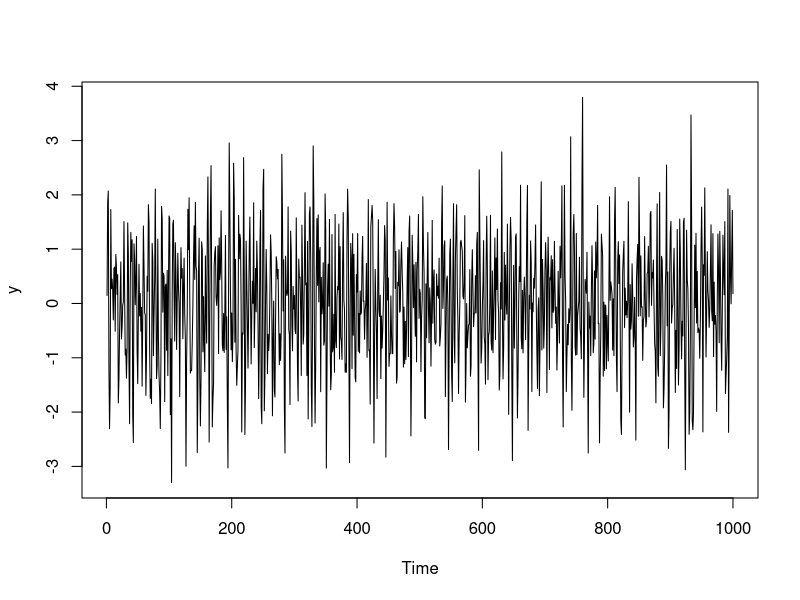
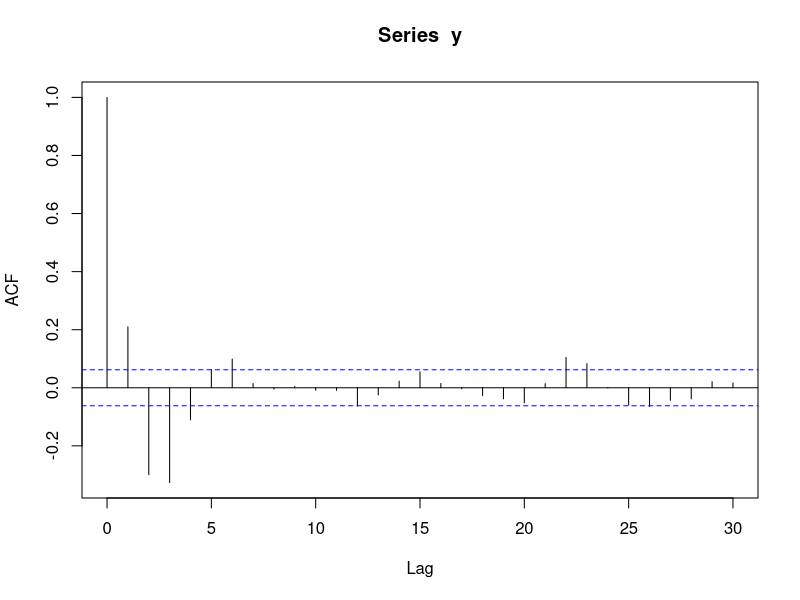
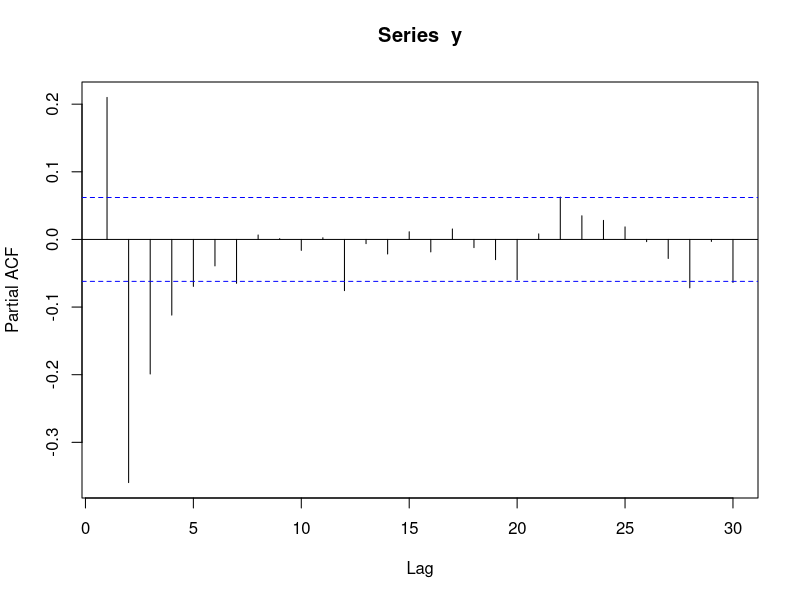
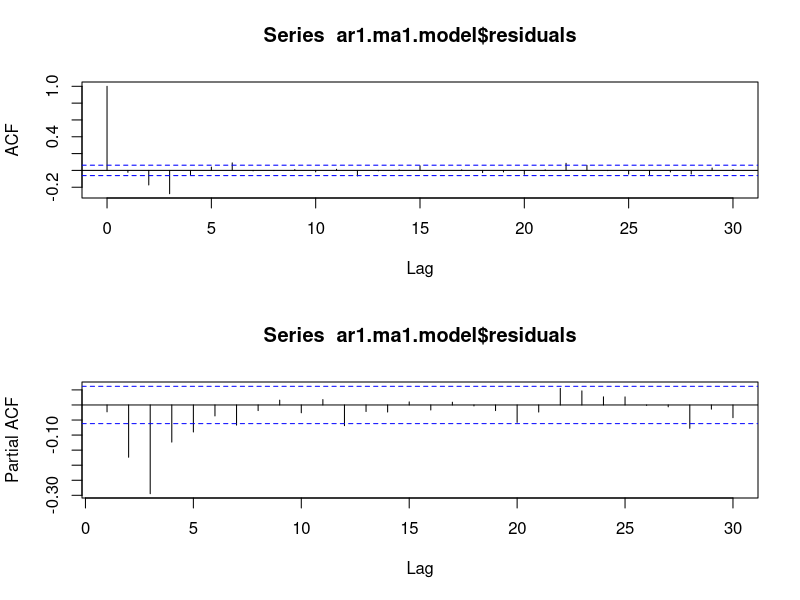
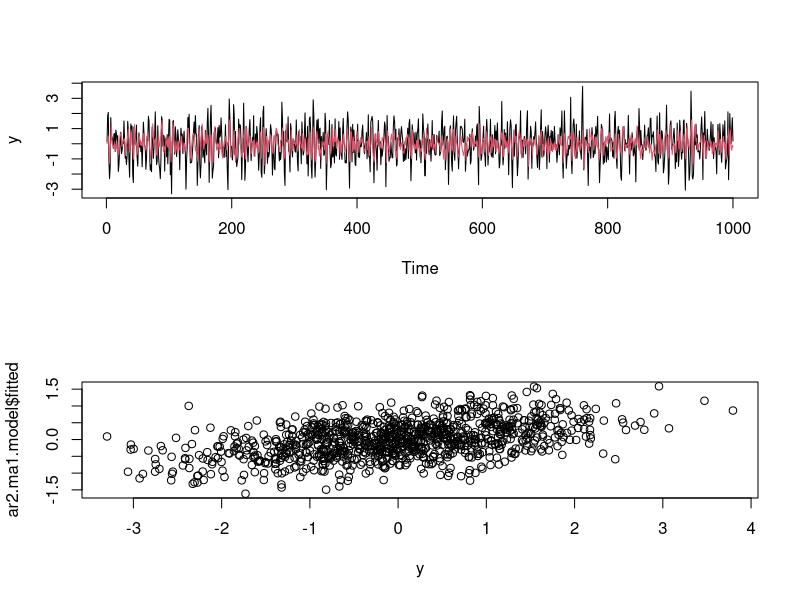
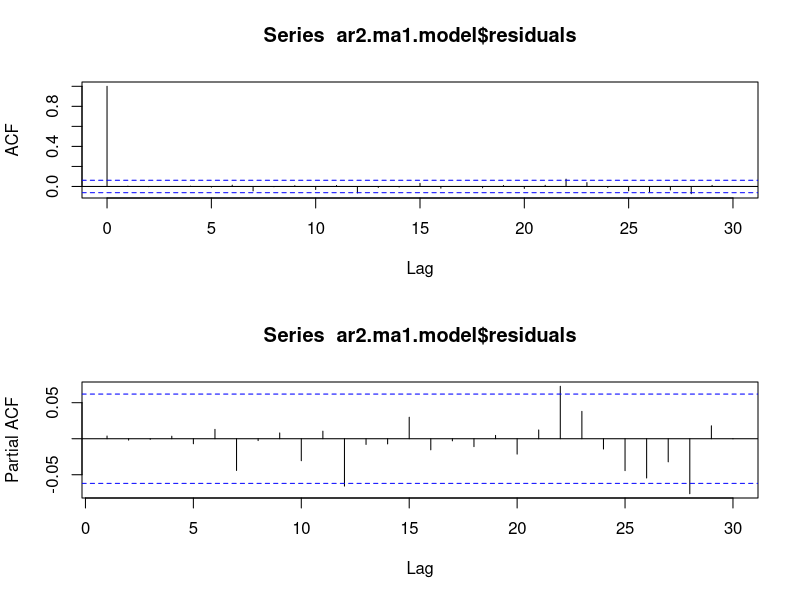
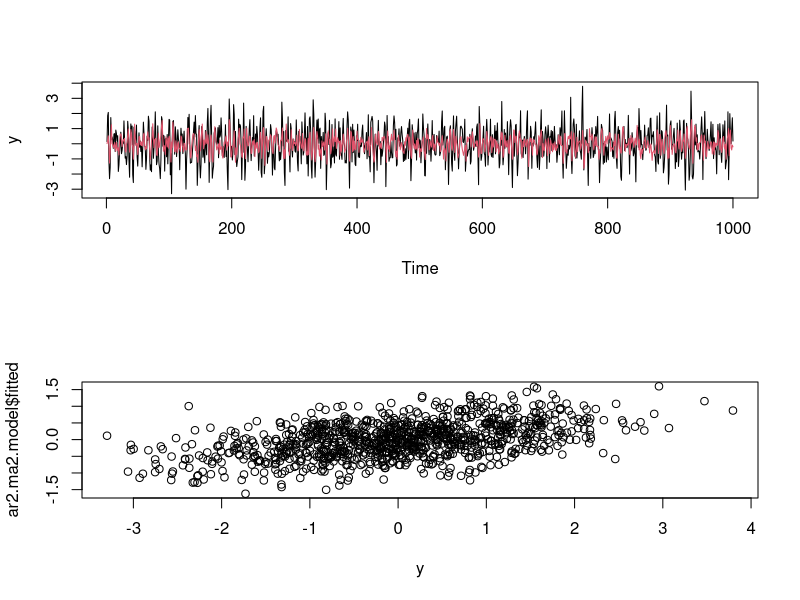
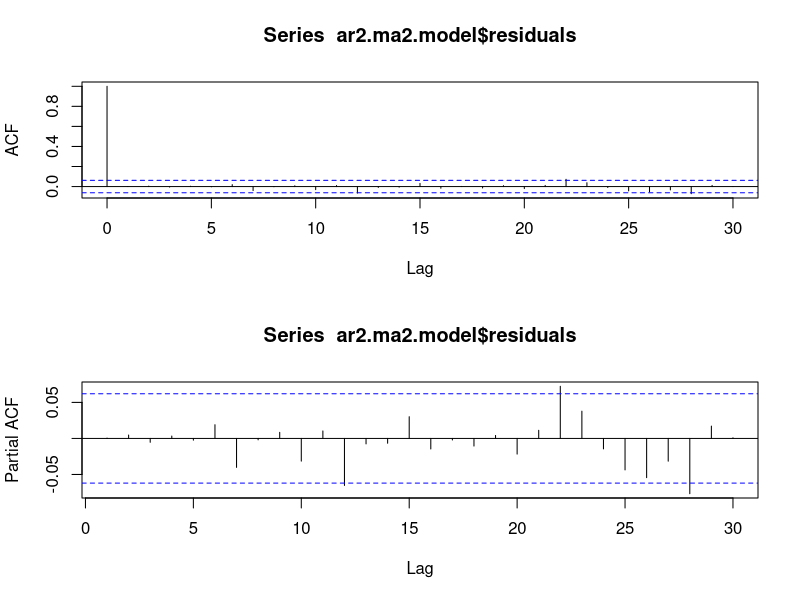

The R source for these figures, in order:
require(forecast)
# データ生成 実際にはパラメータは不明であるとして扱う
set.seed(1017)
y=arima.sim(n=1000,list(ar=c(0.8,-0.4),ma=c(-0.7)))

# 原系列
plot(y)
acf(y)
pacf(y)

# 手作業でモデルを推定する
# ARIMA(p,d,q) = (1,0,1)
ar1.ma1.model = Arima(y,order=c(1,0,1))
par(mfrow=c(2,1)) # 図を分割表示
acf(ar1.ma1.model$residuals)
pacf(ar1.ma1.model$residuals)

# ARIMA(p,d,q) = (2,0,1)
ar2.ma1.model = Arima(y,order=c(2,0,1))
plot(y,type="l")
lines(ar2.ma1.model$fitted,col=2)
plot(y,ar2.ma1.model$fitted)
par(mfrow=c(2,1)) # 図を分割表示
acf(ar2.ma1.model$residuals)
pacf(ar2.ma1.model$residuals)

# ARIMA(p,d,q) = (2,0,2)
ar2.ma2.model = Arima(y,order=c(2,0,2))
plot(y,type="l")
lines(ar2.ma2.model$fitted,col=2)
plot(y,ar2.ma2.model$fitted)
par(mfrow=c(2,1)) # 図を分割表示
acf(ar2.ma2.model$residuals)
pacf(ar2.ma2.model$residuals)

# ARIMA(p,d,q) = (2,1,2)
ar2.d1.ma2.model = Arima(y,order=c(2,1,2))
plot(y,type="l")
lines(ar2.d1.ma2.model$fitted,col=2)
plot(y,ar2.d1.ma2.model$fitted)
par(mfrow=c(2,1)) # 図を分割表示
acf(ar2.d1.ma2.model$residuals)
pacf(ar2.d1.ma2.model$residuals)

print(cor(y,ar1.ma1.model$fitted))
print(cor(y,ar2.ma1.model$fitted))
print(cor(y,ar2.ma2.model$fitted))
print(cor(y,ar2.d1.ma2.model$fitted))



# 自動でモデルを推定する
est = auto.arima(y,stepwise=FALSE,max.p=3,max.q=9)
print(est)